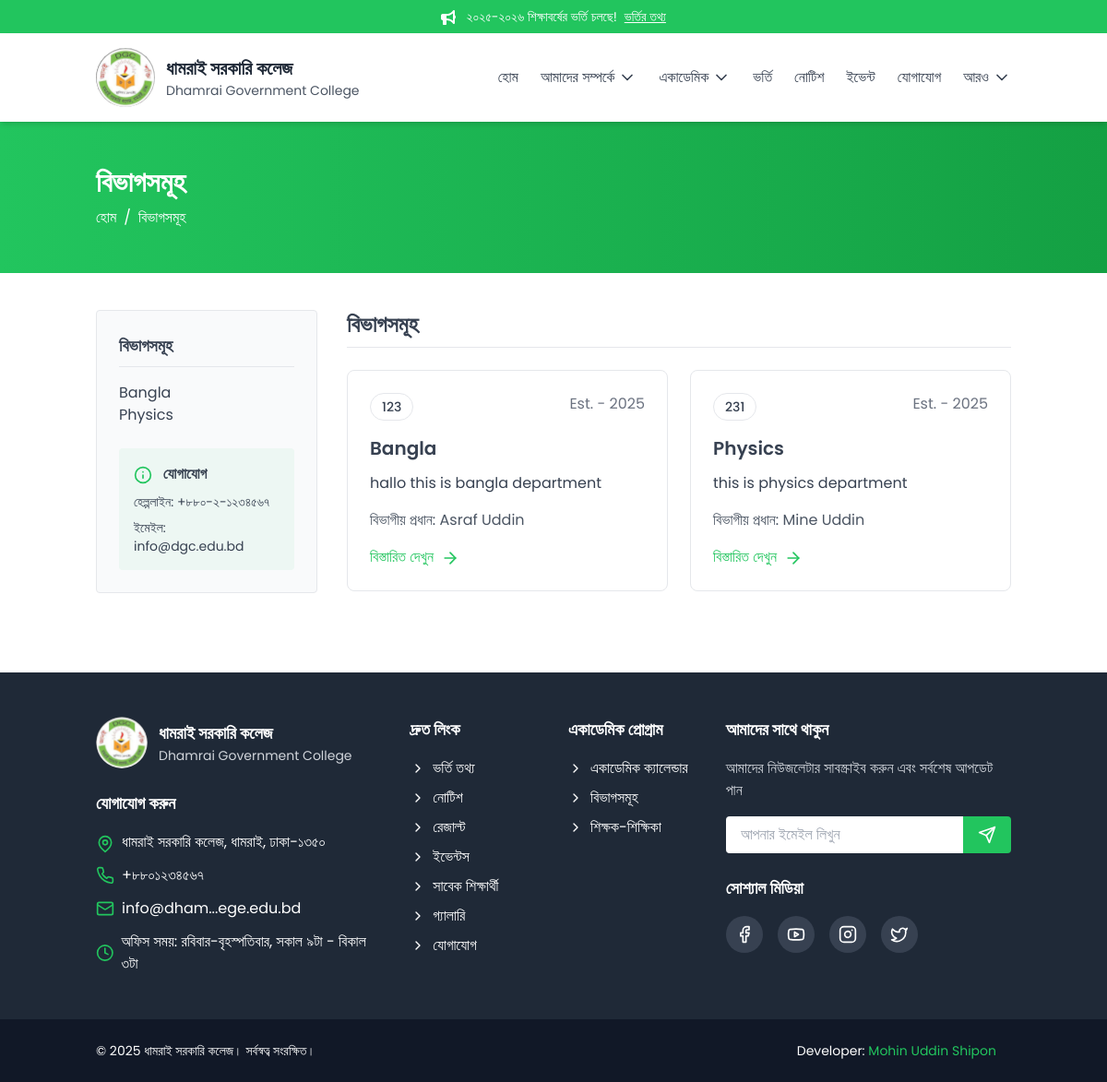
Page /departments/ on the earlier database version.
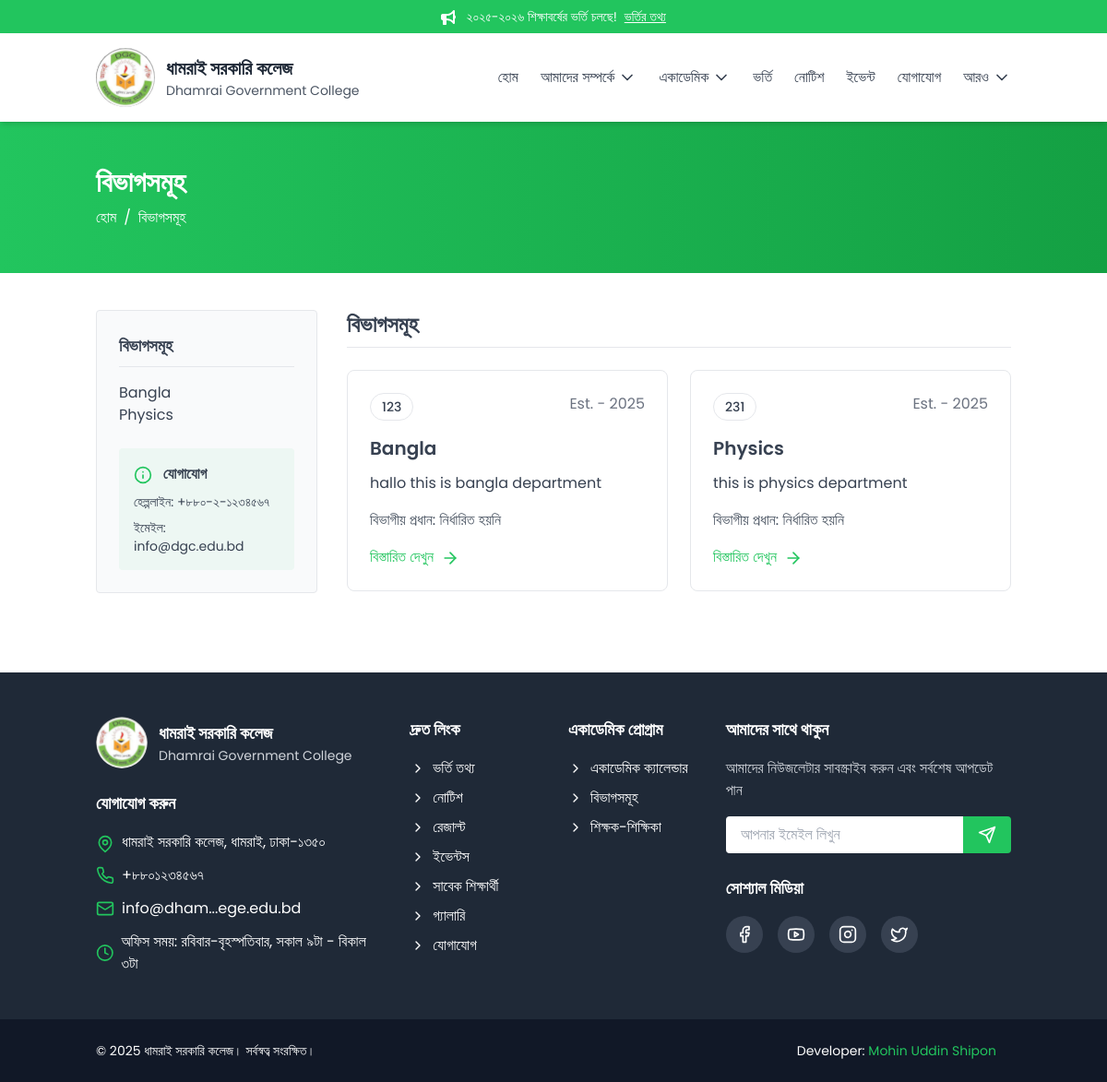
Same page on the later database version.
### core/models.py (models this page shows, shortened)
class Department(models.Model):
    name = models.CharField(max_length=100)
    code = models.CharField(max_length=10)
    description = models.TextField(null=True)
    department_head = models.ForeignKey('Faculty', on_delete=models.SET_NULL, null=True, blank=True, related_name='head_of_department')
    established = models.DateField()
    slug = models.SlugField(unique=True, blank=True)

class Faculty(models.Model):
    DESIGNATION_CHOICES = [
        ('Principal', 'Principal'),
        ('Vice Principal', 'Vice Principal'),
        ('Professor', 'Professor'),
        ('Associate Professor', 'Associate Professor'),
        ('Assistant Professor', 'Assistant Professor'),
        ('Lecturer', 'Lecturer'),
        ('Staff', 'Staff'),
    ]
    name = models.CharField(max_length=100)
    designation = models.CharField(max_length=50, choices=DESIGNATION_CHOICES)
    department = models.ForeignKey(Department, on_delete=models.SET_NULL, null=True, blank=True)
    education = models.TextField(null=True)
    bio = models.TextField(null=True)
    photo = models.ImageField(upload_to='faculty/', null=True, blank=True)
    email = models.EmailField(blank=True, null=True)
    phone = models.CharField(max_length=20, blank=True, null=True)
    join_date = models.DateField()
    is_featured = models.BooleanField(default=False)
    slug = models.SlugField(unique=True, blank=True)
    class Meta:
        verbose_name_plural = "Faculty Members"
    def __str__(self):
        return f"{self.name}"

### core/views.py (the view)
# urls.py: path('departments/', views.DepartmentListView.as_view(), name='departments'),
class DepartmentListView(ListView):
    model = Department
    template_name = "departments.html"
    context_object_name = "departments"
    ordering = ["name"]

### templates/departments.html (shortened to what the changed rows need)
{% extends "base.html" %}
{% load static %}
{% block content %}
<div class="bg-gradient-to-r from-primary to-primary-dark text-white py-12">
    <div class="container mx-auto px-4">
        <h1 class="text-3xl font-bold mb-2">বিভাগসমূহ</h1>
    </div>
</div>
<section class="py-10 bg-white">
    <div class="container mx-auto px-4">
        <div class="flex flex-col lg:flex-row gap-8">
            <div class="lg:w-1/4">
                <div class="bg-gray-50 border border-gray-200 rounded p-6 sticky top-24">
                    <div class="mb-6">
                        <ul class="space-y-2">
                            <li>
                                    {% for department in departments %}
                                    <a href="{% url 'core:department_detail' department.slug %}" class="flex items-center text-gray-700">
                                        {{ department.name }}
                                    </a>
                                    {% endfor %}
                            </li>
                        </ul>
                    </div>
                </div>
            </div>
            <div class="lg:w-3/4">
                <div id="department-list" class="mb-12">
                    <h2 class="text-2xl font-semibold mb-6 pb-2 border-b border-gray-200">বিভাগসমূহ</h2>
                    {% if departments %}
                        <div class="grid grid-cols-1 md:grid-cols-2 gap-6">
                            {% for department in departments %}
                                <div class="bg-white border border-gray-200 rounded-lg p-6">
                                    <div class="flex justify-between items-start mb-4">
                                        <span class="text-gray-700 border border-gray-200 px-3 py-1 rounded-full text-sm font-medium">{{ department.code }}</span>
                                        <span class="text-gray-500">Est. - {{ department.established|date:"Y" }}</span>
                                    </div>
                                    <h3 class="text-xl font-semibold mb-3">{{ department.name }}</h3>
                                    <p class="mb-4 text-gray-700">{{ department.description|truncatewords:20 }}</p>
                                    {% if department.department_head %}
                                        <p class="text-gray-600 mb-4">বিভাগীয় প্রধান: {{ department.department_head }}</p>
                                    {% else %}
                                        <p class="text-gray-600 mb-4">বিভাগীয় প্রধান: নির্ধারিত হয়নি</p>
                                    {% endif %}
                                    <a href="{% url 'core:department_detail' department.slug %}" class="text-primary font-medium hover:text-primary-dark">
                                        বিস্তারিত দেখুন
                                        <svg xmlns="http://www.w3.org/2000/svg" width="20" height="20" viewBox="0 0 24 24" fill="none" stroke="currentColor" stroke-width="2" stroke-linecap="round" stroke-linejoin="round" class="lucide lucide-arrow-right ml-1 inline">
                                            <line x1="5" x2="19" y1="12" y2="12"/><polyline points="12 5 19 12 12 19"/>
                                        </svg>
                                    </a>
                                </div>
                            {% endfor %}
                        </div>
                    {% else %}
                        <div class="bg-yellow-50 border border-yellow-200 rounded-lg p-6 text-center">
                            <p class="text-gray-700">কোনো বিভাগ পাওয়া যায়নি।</p>
                        </div>
                    {% endif %}
                </div>
            </div>
        </div>
    </div>
</section>
{% endblock content %}

Differences in the rows shown:
changed Department "Bangla": department_head "Asraf Uddin" → (not shown); department_head_id "বিভাগীয় প্রধান:" → "বিভাগীয় প্রধান: নির্ধারিত হয়নি"
changed Department "Physics": department_head "Mine Uddin" → (not shown); department_head_id "বিভাগীয় প্রধান:" → "বিভাগীয় প্রধান: নির্ধারিত হয়নি"
